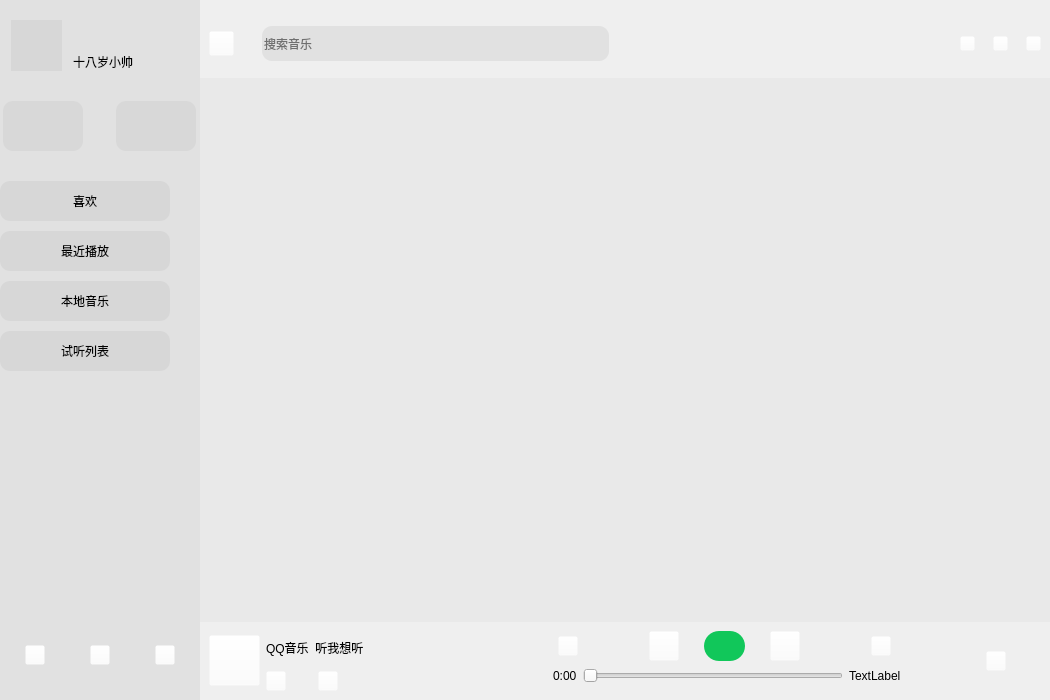
<?xml version="1.0" encoding="UTF-8"?>
<ui version="4.0">
 <class>MainWindow</class>
 <widget class="QMainWindow" name="MainWindow">
  <property name="geometry">
   <rect>
    <x>0</x>
    <y>0</y>
    <width>1050</width>
    <height>700</height>
   </rect>
  </property>
  <property name="windowTitle">
   <string>MainWindow</string>
  </property>
  <widget class="QWidget" name="centralwidget">
   <layout class="QGridLayout" name="gridLayout">
    <property name="leftMargin">
     <number>0</number>
    </property>
    <property name="topMargin">
     <number>0</number>
    </property>
    <property name="rightMargin">
     <number>0</number>
    </property>
    <property name="bottomMargin">
     <number>0</number>
    </property>
    <property name="spacing">
     <number>0</number>
    </property>
    <item row="0" column="0">
     <layout class="QHBoxLayout" name="horizontalLayout" stretch="0,11">
      <property name="spacing">
       <number>0</number>
      </property>
      <item>
       <widget class="QWidget" name="widget" native="true">
        <property name="minimumSize">
         <size>
          <width>200</width>
          <height>0</height>
         </size>
        </property>
        <property name="maximumSize">
         <size>
          <width>200</width>
          <height>16777215</height>
         </size>
        </property>
        <property name="styleSheet">
         <string notr="true">background-color: rgba(196, 196, 196,80);</string>
        </property>
        <layout class="QGridLayout" name="gridLayout_3">
         <property name="leftMargin">
          <number>0</number>
         </property>
         <property name="topMargin">
          <number>0</number>
         </property>
         <property name="rightMargin">
          <number>0</number>
         </property>
         <property name="bottomMargin">
          <number>0</number>
         </property>
         <property name="spacing">
          <number>0</number>
         </property>
         <item row="0" column="0">
          <layout class="QVBoxLayout" name="verticalLayout_5">
           <property name="spacing">
            <number>30</number>
           </property>
           <item>
            <layout class="QHBoxLayout" name="horizontalLayout_10">
             <property name="spacing">
              <number>10</number>
             </property>
             <property name="leftMargin">
              <number>10</number>
             </property>
             <property name="topMargin">
              <number>20</number>
             </property>
             <item>
              <widget class="QLabel" name="label_4">
               <property name="minimumSize">
                <size>
                 <width>51</width>
                 <height>51</height>
                </size>
               </property>
               <property name="maximumSize">
                <size>
                 <width>51</width>
                 <height>51</height>
                </size>
               </property>
               <property name="text">
                <string/>
               </property>
               <property name="scaledContents">
                <bool>true</bool>
               </property>
              </widget>
             </item>
             <item>
              <widget class="QLabel" name="label_5">
               <property name="minimumSize">
                <size>
                 <width>61</width>
                 <height>0</height>
                </size>
               </property>
               <property name="maximumSize">
                <size>
                 <width>61</width>
                 <height>16777215</height>
                </size>
               </property>
               <property name="styleSheet">
                <string notr="true">font: 9pt &quot;Microsoft YaHei UI&quot;;
background-color: rgba(255, 255, 255,0);</string>
               </property>
               <property name="text">
                <string>十八岁小帅</string>
               </property>
               <property name="alignment">
                <set>Qt::AlignBottom|Qt::AlignLeading|Qt::AlignLeft</set>
               </property>
              </widget>
             </item>
             <item>
              <widget class="QLabel" name="label_6">
               <property name="minimumSize">
                <size>
                 <width>21</width>
                 <height>21</height>
                </size>
               </property>
               <property name="maximumSize">
                <size>
                 <width>21</width>
                 <height>21</height>
                </size>
               </property>
               <property name="styleSheet">
                <string notr="true">background-color: rgba(255, 255, 255,0);</string>
               </property>
               <property name="text">
                <string/>
               </property>
               <property name="pixmap">
                <pixmap>:/icon/17.png</pixmap>
               </property>
               <property name="scaledContents">
                <bool>true</bool>
               </property>
              </widget>
             </item>
             <item>
              <widget class="QLabel" name="label_7">
               <property name="minimumSize">
                <size>
                 <width>21</width>
                 <height>21</height>
                </size>
               </property>
               <property name="maximumSize">
                <size>
                 <width>21</width>
                 <height>21</height>
                </size>
               </property>
               <property name="styleSheet">
                <string notr="true">background-color: rgba(255, 255, 255,0);</string>
               </property>
               <property name="text">
                <string/>
               </property>
               <property name="pixmap">
                <pixmap>:/icon/28.png</pixmap>
               </property>
               <property name="scaledContents">
                <bool>true</bool>
               </property>
              </widget>
             </item>
            </layout>
           </item>
           <item>
            <layout class="QHBoxLayout" name="horizontalLayout_9">
             <item>
              <widget class="QPushButton" name="pushButton_5">
               <property name="minimumSize">
                <size>
                 <width>80</width>
                 <height>50</height>
                </size>
               </property>
               <property name="maximumSize">
                <size>
                 <width>80</width>
                 <height>50</height>
                </size>
               </property>
               <property name="styleSheet">
                <string notr="true">border-radius:10px;
background-color: rgba(201, 201, 201,100);</string>
               </property>
               <property name="text">
                <string/>
               </property>
               <property name="iconSize">
                <size>
                 <width>30</width>
                 <height>30</height>
                </size>
               </property>
              </widget>
             </item>
             <item>
              <widget class="QPushButton" name="pushButton_6">
               <property name="minimumSize">
                <size>
                 <width>80</width>
                 <height>50</height>
                </size>
               </property>
               <property name="maximumSize">
                <size>
                 <width>80</width>
                 <height>50</height>
                </size>
               </property>
               <property name="styleSheet">
                <string notr="true">border-radius:10px;
background-color: rgba(201, 201, 201,100);</string>
               </property>
               <property name="text">
                <string/>
               </property>
               <property name="iconSize">
                <size>
                 <width>30</width>
                 <height>30</height>
                </size>
               </property>
              </widget>
             </item>
            </layout>
           </item>
           <item>
            <layout class="QVBoxLayout" name="verticalLayout_4">
             <property name="spacing">
              <number>10</number>
             </property>
             <item>
              <widget class="QPushButton" name="pushButton_7">
               <property name="minimumSize">
                <size>
                 <width>170</width>
                 <height>40</height>
                </size>
               </property>
               <property name="maximumSize">
                <size>
                 <width>170</width>
                 <height>40</height>
                </size>
               </property>
               <property name="layoutDirection">
                <enum>Qt::LeftToRight</enum>
               </property>
               <property name="styleSheet">
                <string notr="true">border-radius:10px;
font: 10pt &quot;Microsoft YaHei UI&quot;;</string>
               </property>
               <property name="text">
                <string>喜欢</string>
               </property>
               <property name="iconSize">
                <size>
                 <width>25</width>
                 <height>25</height>
                </size>
               </property>
              </widget>
             </item>
             <item>
              <widget class="QPushButton" name="pushButton_8">
               <property name="minimumSize">
                <size>
                 <width>170</width>
                 <height>40</height>
                </size>
               </property>
               <property name="maximumSize">
                <size>
                 <width>170</width>
                 <height>40</height>
                </size>
               </property>
               <property name="layoutDirection">
                <enum>Qt::LeftToRight</enum>
               </property>
               <property name="styleSheet">
                <string notr="true">border-radius:10px;
font: 10pt &quot;Microsoft YaHei UI&quot;;</string>
               </property>
               <property name="text">
                <string>最近播放</string>
               </property>
               <property name="iconSize">
                <size>
                 <width>25</width>
                 <height>25</height>
                </size>
               </property>
              </widget>
             </item>
             <item>
              <widget class="QPushButton" name="pushButton_9">
               <property name="minimumSize">
                <size>
                 <width>170</width>
                 <height>40</height>
                </size>
               </property>
               <property name="maximumSize">
                <size>
                 <width>170</width>
                 <height>40</height>
                </size>
               </property>
               <property name="layoutDirection">
                <enum>Qt::LeftToRight</enum>
               </property>
               <property name="styleSheet">
                <string notr="true">border-radius:10px;
font: 10pt &quot;Microsoft YaHei UI&quot;;</string>
               </property>
               <property name="text">
                <string>本地音乐</string>
               </property>
               <property name="iconSize">
                <size>
                 <width>25</width>
                 <height>25</height>
                </size>
               </property>
              </widget>
             </item>
             <item>
              <widget class="QPushButton" name="pushButton_10">
               <property name="minimumSize">
                <size>
                 <width>170</width>
                 <height>40</height>
                </size>
               </property>
               <property name="maximumSize">
                <size>
                 <width>170</width>
                 <height>40</height>
                </size>
               </property>
               <property name="layoutDirection">
                <enum>Qt::LeftToRight</enum>
               </property>
               <property name="styleSheet">
                <string notr="true">border-radius:10px;
font: 10pt &quot;Microsoft YaHei UI&quot;;</string>
               </property>
               <property name="text">
                <string>试听列表</string>
               </property>
               <property name="iconSize">
                <size>
                 <width>25</width>
                 <height>25</height>
                </size>
               </property>
              </widget>
             </item>
            </layout>
           </item>
           <item>
            <spacer name="verticalSpacer">
             <property name="orientation">
              <enum>Qt::Vertical</enum>
             </property>
             <property name="sizeHint" stdset="0">
              <size>
               <width>20</width>
               <height>358</height>
              </size>
             </property>
            </spacer>
           </item>
           <item>
            <layout class="QHBoxLayout" name="horizontalLayout_8">
             <property name="spacing">
              <number>20</number>
             </property>
             <item>
              <widget class="QPushButton" name="pushButton_20">
               <property name="minimumSize">
                <size>
                 <width>20</width>
                 <height>20</height>
                </size>
               </property>
               <property name="maximumSize">
                <size>
                 <width>20</width>
                 <height>20</height>
                </size>
               </property>
               <property name="styleSheet">
                <string notr="true">background-color: rgba(255, 255, 255, 0);</string>
               </property>
               <property name="text">
                <string/>
               </property>
              </widget>
             </item>
             <item>
              <widget class="QPushButton" name="pushButton_21">
               <property name="minimumSize">
                <size>
                 <width>20</width>
                 <height>20</height>
                </size>
               </property>
               <property name="maximumSize">
                <size>
                 <width>20</width>
                 <height>20</height>
                </size>
               </property>
               <property name="styleSheet">
                <string notr="true">background-color: rgba(255, 255, 255, 0);</string>
               </property>
               <property name="text">
                <string/>
               </property>
              </widget>
             </item>
             <item>
              <widget class="QPushButton" name="pushButton_22">
               <property name="minimumSize">
                <size>
                 <width>20</width>
                 <height>20</height>
                </size>
               </property>
               <property name="maximumSize">
                <size>
                 <width>20</width>
                 <height>20</height>
                </size>
               </property>
               <property name="styleSheet">
                <string notr="true">background-color: rgba(255, 255, 255, 0);</string>
               </property>
               <property name="text">
                <string/>
               </property>
              </widget>
             </item>
            </layout>
           </item>
           <item>
            <widget class="QLabel" name="label_8">
             <property name="minimumSize">
              <size>
               <width>0</width>
               <height>5</height>
              </size>
             </property>
             <property name="maximumSize">
              <size>
               <width>16777215</width>
               <height>5</height>
              </size>
             </property>
             <property name="styleSheet">
              <string notr="true">background-color: rgba(255, 255, 255, 0);</string>
             </property>
             <property name="text">
              <string/>
             </property>
            </widget>
           </item>
          </layout>
         </item>
        </layout>
       </widget>
      </item>
      <item>
       <layout class="QVBoxLayout" name="verticalLayout" stretch="1,7,1">
        <property name="spacing">
         <number>0</number>
        </property>
        <item>
         <widget class="QWidget" name="widget_2" native="true">
          <property name="styleSheet">
           <string notr="true"/>
          </property>
          <layout class="QGridLayout" name="gridLayout_2">
           <property name="bottomMargin">
            <number>0</number>
           </property>
           <property name="spacing">
            <number>0</number>
           </property>
           <item row="0" column="0">
            <layout class="QHBoxLayout" name="horizontalLayout_2">
             <property name="spacing">
              <number>4</number>
             </property>
             <item>
              <widget class="QPushButton" name="pushButton">
               <property name="minimumSize">
                <size>
                 <width>25</width>
                 <height>25</height>
                </size>
               </property>
               <property name="maximumSize">
                <size>
                 <width>25</width>
                 <height>25</height>
                </size>
               </property>
               <property name="styleSheet">
                <string notr="true">background-color: rgba(255, 255, 255,0);</string>
               </property>
               <property name="text">
                <string/>
               </property>
               <property name="iconSize">
                <size>
                 <width>20</width>
                 <height>20</height>
                </size>
               </property>
              </widget>
             </item>
             <item>
              <widget class="QLabel" name="label">
               <property name="minimumSize">
                <size>
                 <width>20</width>
                 <height>0</height>
                </size>
               </property>
               <property name="maximumSize">
                <size>
                 <width>20</width>
                 <height>16777215</height>
                </size>
               </property>
               <property name="text">
                <string/>
               </property>
              </widget>
             </item>
             <item>
              <widget class="QLineEdit" name="lineEdit">
               <property name="minimumSize">
                <size>
                 <width>200</width>
                 <height>35</height>
                </size>
               </property>
               <property name="maximumSize">
                <size>
                 <width>16777215</width>
                 <height>35</height>
                </size>
               </property>
               <property name="styleSheet">
                <string notr="true">background-color: rgba(169, 169, 169,50);
font: 10pt &quot;Microsoft YaHei UI&quot;;
border-radius:10px;</string>
               </property>
               <property name="placeholderText">
                <string>搜索音乐</string>
               </property>
              </widget>
             </item>
             <item>
              <spacer name="horizontalSpacer">
               <property name="orientation">
                <enum>Qt::Horizontal</enum>
               </property>
               <property name="sizeHint" stdset="0">
                <size>
                 <width>40</width>
                 <height>20</height>
                </size>
               </property>
              </spacer>
             </item>
             <item>
              <widget class="QPushButton" name="pushButton_2">
               <property name="minimumSize">
                <size>
                 <width>15</width>
                 <height>15</height>
                </size>
               </property>
               <property name="maximumSize">
                <size>
                 <width>15</width>
                 <height>15</height>
                </size>
               </property>
               <property name="styleSheet">
                <string notr="true">background-color: rgba(255, 255, 255,0);</string>
               </property>
               <property name="text">
                <string/>
               </property>
               <property name="iconSize">
                <size>
                 <width>10</width>
                 <height>10</height>
                </size>
               </property>
              </widget>
             </item>
             <item>
              <widget class="QLabel" name="label_2">
               <property name="minimumSize">
                <size>
                 <width>10</width>
                 <height>0</height>
                </size>
               </property>
               <property name="maximumSize">
                <size>
                 <width>10</width>
                 <height>16777215</height>
                </size>
               </property>
               <property name="styleSheet">
                <string notr="true">background-color: rgba(255, 255, 255,0);</string>
               </property>
               <property name="text">
                <string/>
               </property>
              </widget>
             </item>
             <item>
              <widget class="QPushButton" name="pushButton_3">
               <property name="minimumSize">
                <size>
                 <width>15</width>
                 <height>15</height>
                </size>
               </property>
               <property name="maximumSize">
                <size>
                 <width>15</width>
                 <height>15</height>
                </size>
               </property>
               <property name="styleSheet">
                <string notr="true">background-color: rgba(255, 255, 255,0);</string>
               </property>
               <property name="text">
                <string/>
               </property>
               <property name="iconSize">
                <size>
                 <width>10</width>
                 <height>10</height>
                </size>
               </property>
              </widget>
             </item>
             <item>
              <widget class="QLabel" name="label_3">
               <property name="minimumSize">
                <size>
                 <width>10</width>
                 <height>0</height>
                </size>
               </property>
               <property name="maximumSize">
                <size>
                 <width>10</width>
                 <height>16777215</height>
                </size>
               </property>
               <property name="styleSheet">
                <string notr="true">background-color: rgba(255, 255, 255,0);</string>
               </property>
               <property name="text">
                <string/>
               </property>
              </widget>
             </item>
             <item>
              <widget class="QPushButton" name="pushButton_4">
               <property name="minimumSize">
                <size>
                 <width>15</width>
                 <height>15</height>
                </size>
               </property>
               <property name="maximumSize">
                <size>
                 <width>15</width>
                 <height>15</height>
                </size>
               </property>
               <property name="styleSheet">
                <string notr="true">background-color: rgba(255, 255, 255,0);</string>
               </property>
               <property name="text">
                <string/>
               </property>
               <property name="iconSize">
                <size>
                 <width>10</width>
                 <height>10</height>
                </size>
               </property>
              </widget>
             </item>
            </layout>
           </item>
          </layout>
         </widget>
        </item>
        <item>
         <widget class="QWidget" name="widget_3" native="true">
          <property name="styleSheet">
           <string notr="true">background-color: rgba(196, 196, 196,40);</string>
          </property>
         </widget>
        </item>
        <item>
         <widget class="QWidget" name="widget_4" native="true">
          <property name="styleSheet">
           <string notr="true"/>
          </property>
          <layout class="QHBoxLayout" name="horizontalLayout_7">
           <item>
            <widget class="MyQPushButton" name="pushButton_19">
             <property name="minimumSize">
              <size>
               <width>51</width>
               <height>51</height>
              </size>
             </property>
             <property name="maximumSize">
              <size>
               <width>51</width>
               <height>51</height>
              </size>
             </property>
             <property name="styleSheet">
              <string notr="true">background-color: rgba(255, 255, 255, 0);</string>
             </property>
             <property name="text">
              <string/>
             </property>
            </widget>
           </item>
           <item>
            <layout class="QHBoxLayout" name="horizontalLayout_6">
             <item>
              <layout class="QVBoxLayout" name="verticalLayout_2">
               <item>
                <widget class="QLabel" name="label_9">
                 <property name="minimumSize">
                  <size>
                   <width>200</width>
                   <height>0</height>
                  </size>
                 </property>
                 <property name="maximumSize">
                  <size>
                   <width>200</width>
                   <height>16777215</height>
                  </size>
                 </property>
                 <property name="text">
                  <string>QQ音乐  听我想听</string>
                 </property>
                </widget>
               </item>
               <item>
                <layout class="QHBoxLayout" name="horizontalLayout_5">
                 <item>
                  <widget class="QPushButton" name="pushButton_11">
                   <property name="minimumSize">
                    <size>
                     <width>20</width>
                     <height>20</height>
                    </size>
                   </property>
                   <property name="maximumSize">
                    <size>
                     <width>20</width>
                     <height>20</height>
                    </size>
                   </property>
                   <property name="styleSheet">
                    <string notr="true">background-color: rgba(255, 255, 255,0);</string>
                   </property>
                   <property name="text">
                    <string/>
                   </property>
                   <property name="icon">
                    <iconset>
                     <normaloff>:/icon/18.png</normaloff>:/icon/18.png</iconset>
                   </property>
                   <property name="iconSize">
                    <size>
                     <width>20</width>
                     <height>20</height>
                    </size>
                   </property>
                  </widget>
                 </item>
                 <item>
                  <widget class="QLabel" name="label_16">
                   <property name="minimumSize">
                    <size>
                     <width>20</width>
                     <height>0</height>
                    </size>
                   </property>
                   <property name="maximumSize">
                    <size>
                     <width>20</width>
                     <height>16777215</height>
                    </size>
                   </property>
                   <property name="text">
                    <string/>
                   </property>
                  </widget>
                 </item>
                 <item>
                  <widget class="QPushButton" name="pushButton_18">
                   <property name="minimumSize">
                    <size>
                     <width>20</width>
                     <height>20</height>
                    </size>
                   </property>
                   <property name="maximumSize">
                    <size>
                     <width>20</width>
                     <height>20</height>
                    </size>
                   </property>
                   <property name="styleSheet">
                    <string notr="true">background-color: rgba(255, 255, 255,0);</string>
                   </property>
                   <property name="text">
                    <string/>
                   </property>
                   <property name="iconSize">
                    <size>
                     <width>20</width>
                     <height>20</height>
                    </size>
                   </property>
                  </widget>
                 </item>
                 <item>
                  <spacer name="horizontalSpacer_2">
                   <property name="orientation">
                    <enum>Qt::Horizontal</enum>
                   </property>
                   <property name="sizeHint" stdset="0">
                    <size>
                     <width>58</width>
                     <height>20</height>
                    </size>
                   </property>
                  </spacer>
                 </item>
                </layout>
               </item>
              </layout>
             </item>
            </layout>
           </item>
           <item>
            <spacer name="horizontalSpacer_3">
             <property name="orientation">
              <enum>Qt::Horizontal</enum>
             </property>
             <property name="sizeHint" stdset="0">
              <size>
               <width>86</width>
               <height>20</height>
              </size>
             </property>
            </spacer>
           </item>
           <item>
            <layout class="QVBoxLayout" name="verticalLayout_3" stretch="3,1">
             <property name="spacing">
              <number>0</number>
             </property>
             <item>
              <layout class="QHBoxLayout" name="horizontalLayout_4">
               <item>
                <widget class="QPushButton" name="pushButton_12">
                 <property name="minimumSize">
                  <size>
                   <width>20</width>
                   <height>20</height>
                  </size>
                 </property>
                 <property name="maximumSize">
                  <size>
                   <width>20</width>
                   <height>20</height>
                  </size>
                 </property>
                 <property name="styleSheet">
                  <string notr="true">background-color: rgba(255, 255, 255,0);</string>
                 </property>
                 <property name="text">
                  <string/>
                 </property>
                </widget>
               </item>
               <item>
                <widget class="QLabel" name="label_12">
                 <property name="minimumSize">
                  <size>
                   <width>61</width>
                   <height>0</height>
                  </size>
                 </property>
                 <property name="maximumSize">
                  <size>
                   <width>61</width>
                   <height>16777215</height>
                  </size>
                 </property>
                 <property name="text">
                  <string/>
                 </property>
                </widget>
               </item>
               <item>
                <widget class="QPushButton" name="pushButton_13">
                 <property name="minimumSize">
                  <size>
                   <width>30</width>
                   <height>30</height>
                  </size>
                 </property>
                 <property name="maximumSize">
                  <size>
                   <width>30</width>
                   <height>30</height>
                  </size>
                 </property>
                 <property name="styleSheet">
                  <string notr="true">background-color: rgba(255, 255, 255,0);</string>
                 </property>
                 <property name="text">
                  <string/>
                 </property>
                </widget>
               </item>
               <item>
                <widget class="QLabel" name="label_14">
                 <property name="minimumSize">
                  <size>
                   <width>15</width>
                   <height>0</height>
                  </size>
                 </property>
                 <property name="maximumSize">
                  <size>
                   <width>15</width>
                   <height>16777215</height>
                  </size>
                 </property>
                 <property name="text">
                  <string/>
                 </property>
                </widget>
               </item>
               <item>
                <widget class="QPushButton" name="pushButton_14">
                 <property name="minimumSize">
                  <size>
                   <width>41</width>
                   <height>30</height>
                  </size>
                 </property>
                 <property name="maximumSize">
                  <size>
                   <width>41</width>
                   <height>30</height>
                  </size>
                 </property>
                 <property name="styleSheet">
                  <string notr="true">border-radius:15px;
background-color: rgb(17, 199, 90);</string>
                 </property>
                 <property name="text">
                  <string/>
                 </property>
                 <property name="icon">
                  <iconset>
                   <normaloff>:/icon/42.png</normaloff>:/icon/42.png</iconset>
                 </property>
                 <property name="iconSize">
                  <size>
                   <width>20</width>
                   <height>20</height>
                  </size>
                 </property>
                </widget>
               </item>
               <item>
                <widget class="QLabel" name="label_15">
                 <property name="minimumSize">
                  <size>
                   <width>15</width>
                   <height>0</height>
                  </size>
                 </property>
                 <property name="maximumSize">
                  <size>
                   <width>15</width>
                   <height>16777215</height>
                  </size>
                 </property>
                 <property name="text">
                  <string/>
                 </property>
                </widget>
               </item>
               <item>
                <widget class="QPushButton" name="pushButton_15">
                 <property name="minimumSize">
                  <size>
                   <width>30</width>
                   <height>30</height>
                  </size>
                 </property>
                 <property name="maximumSize">
                  <size>
                   <width>30</width>
                   <height>30</height>
                  </size>
                 </property>
                 <property name="styleSheet">
                  <string notr="true">background-color: rgba(255, 255, 255,0);</string>
                 </property>
                 <property name="text">
                  <string/>
                 </property>
                </widget>
               </item>
               <item>
                <widget class="QLabel" name="label_13">
                 <property name="minimumSize">
                  <size>
                   <width>61</width>
                   <height>0</height>
                  </size>
                 </property>
                 <property name="maximumSize">
                  <size>
                   <width>61</width>
                   <height>16777215</height>
                  </size>
                 </property>
                 <property name="text">
                  <string/>
                 </property>
                </widget>
               </item>
               <item>
                <widget class="QPushButton" name="pushButton_16">
                 <property name="minimumSize">
                  <size>
                   <width>20</width>
                   <height>20</height>
                  </size>
                 </property>
                 <property name="maximumSize">
                  <size>
                   <width>20</width>
                   <height>20</height>
                  </size>
                 </property>
                 <property name="styleSheet">
                  <string notr="true">background-color: rgba(255, 255, 255,0);</string>
                 </property>
                 <property name="text">
                  <string/>
                 </property>
                </widget>
               </item>
              </layout>
             </item>
             <item>
              <layout class="QHBoxLayout" name="horizontalLayout_3">
               <property name="spacing">
                <number>6</number>
               </property>
               <item>
                <widget class="QLabel" name="label_10">
                 <property name="text">
                  <string>0:00</string>
                 </property>
                </widget>
               </item>
               <item>
                <widget class="QSlider" name="horizontalSlider">
                 <property name="minimumSize">
                  <size>
                   <width>260</width>
                   <height>15</height>
                  </size>
                 </property>
                 <property name="maximumSize">
                  <size>
                   <width>260</width>
                   <height>15</height>
                  </size>
                 </property>
                 <property name="orientation">
                  <enum>Qt::Horizontal</enum>
                 </property>
                </widget>
               </item>
               <item>
                <widget class="QLabel" name="label_11">
                 <property name="text">
                  <string>TextLabel</string>
                 </property>
                </widget>
               </item>
              </layout>
             </item>
            </layout>
           </item>
           <item>
            <spacer name="horizontalSpacer_4">
             <property name="orientation">
              <enum>Qt::Horizontal</enum>
             </property>
             <property name="sizeHint" stdset="0">
              <size>
               <width>85</width>
               <height>20</height>
              </size>
             </property>
            </spacer>
           </item>
           <item>
            <widget class="QPushButton" name="pushButton_17">
             <property name="minimumSize">
              <size>
               <width>20</width>
               <height>20</height>
              </size>
             </property>
             <property name="maximumSize">
              <size>
               <width>20</width>
               <height>20</height>
              </size>
             </property>
             <property name="styleSheet">
              <string notr="true">background-color: rgba(255, 255, 255,0);</string>
             </property>
             <property name="text">
              <string/>
             </property>
             <property name="iconSize">
              <size>
               <width>20</width>
               <height>20</height>
              </size>
             </property>
            </widget>
           </item>
           <item>
            <spacer name="horizontalSpacer_5">
             <property name="orientation">
              <enum>Qt::Horizontal</enum>
             </property>
             <property name="sizeHint" stdset="0">
              <size>
               <width>40</width>
               <height>20</height>
              </size>
             </property>
            </spacer>
           </item>
          </layout>
         </widget>
        </item>
       </layout>
      </item>
     </layout>
    </item>
   </layout>
  </widget>
 </widget>
 <customwidgets>
  <customwidget>
   <class>MyQPushButton</class>
   <extends>QPushButton</extends>
   <header>myqpushbutton.h</header>
  </customwidget>
 </customwidgets>
 <resources/>
 <connections/>
</ui>
